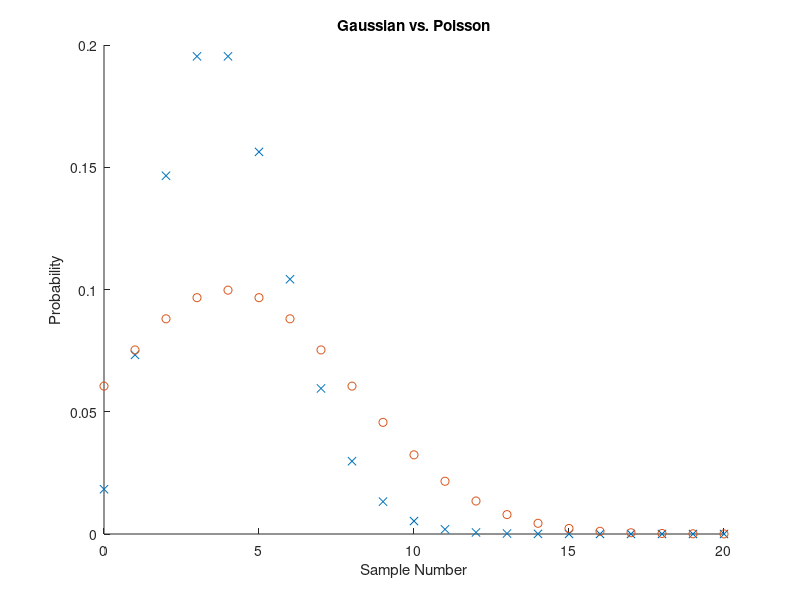
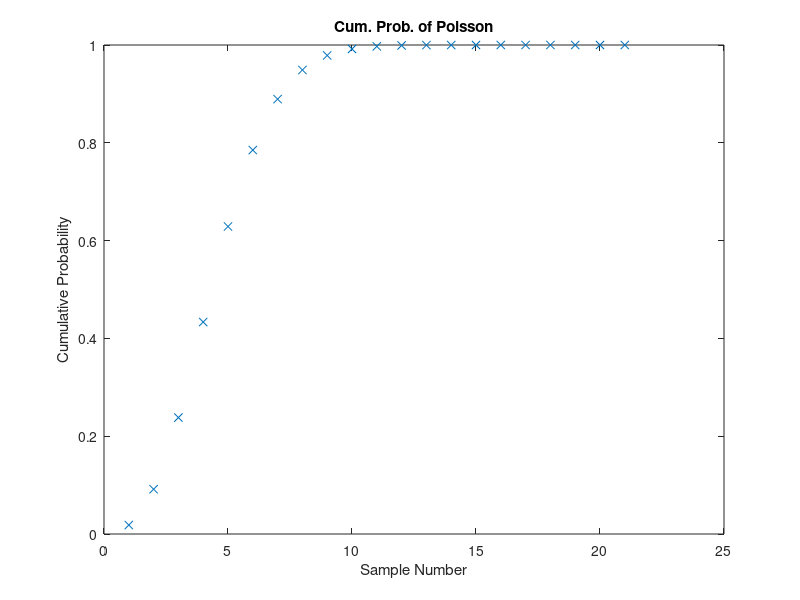
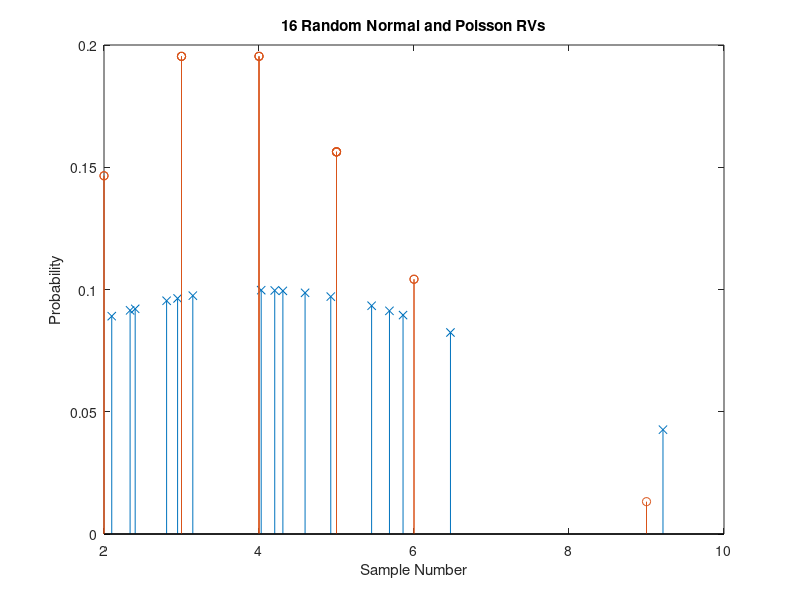

The MATLAB source for these figures, in order: (Note: this script raises an error after producing the figures.)
xbound = 20;
mean = 4;
var = 4;
x = [0:xbound];
%Poisson distribution
pmf1 = poisspdf(x, mean);
figure; scatter(x, pmf1, 'x');
title('Gaussian vs. Poisson');
xlabel('Sample Number');
ylabel('Probability');
%Normal distribution
pmf2 = normpdf(x, mean, var);
hold on
scatter(x, pmf2, 'o');  
%Sum to unity
pmf1_sum = sum(pmf1);
figure; plot(cumsum(pmf1), 'x');   
title('Cum. Prob. of Poisson');
xlabel('Sample Number');
ylabel('Cumulative Probability');

R1 = corrcoef(pmf1, pmf2);
%rho is off-diagonal

%Define random vectors
npoints = 16;
norm_vec = sqrt(var).*randn(npoints,1)+mean;
norm_pdf = normpdf(norm_vec, mean, var);
poisson_vec = poissrnd(mean, npoints,1);
poisson_pdf = poisspdf(poisson_vec, mean);
figure; stem(norm_vec,norm_pdf,'x');
hold on
stem(poisson_vec,poisson_pdf,'o');
R2 = corrcoef(norm_pdf, poisson_pdf);
title('16 Random Normal and Poisson RVs');
xlabel('Sample Number');
ylabel('Probability');
label('Normal', 'Poisson');
